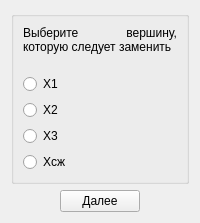
             <widget class="QWidget" name="compression">
              <layout class="QGridLayout" name="gridLayout_10" rowstretch="1,0">
               <item row="0" column="0">
                <widget class="QGroupBox" name="groupBox_5">
                 <property name="title">
                  <string/>
                 </property>
                 <layout class="QGridLayout" name="gridLayout_8">
                  <item row="1" column="0">
                   <widget class="QRadioButton" name="t1_com_rb">
                    <property name="text">
                     <string>X1</string>
                    </property>
                   </widget>
                  </item>
                  <item row="2" column="0">
                   <widget class="QRadioButton" name="t2_com_rb">
                    <property name="text">
                     <string>X2</string>
                    </property>
                   </widget>
                  </item>
                  <item row="3" column="0">
                   <widget class="QRadioButton" name="t3_com_rb">
                    <property name="text">
                     <string>X3</string>
                    </property>
                   </widget>
                  </item>
                  <item row="0" column="0">
                   <widget class="QLabel" name="label_9">
                    <property name="sizePolicy">
                     <sizepolicy hsizetype="Preferred" vsizetype="MinimumExpanding">
                      <horstretch>0</horstretch>
                      <verstretch>0</verstretch>
                     </sizepolicy>
                    </property>
                    <property name="text">
                     <string>Выберите  вершину, которую следует заменить</string>
                    </property>
                    <property name="alignment">
                     <set>Qt::AlignJustify|Qt::AlignTop</set>
                    </property>
                    <property name="wordWrap">
                     <bool>true</bool>
                    </property>
                   </widget>
                  </item>
                  <item row="4" column="0">
                   <widget class="QRadioButton" name="tsj_com_rb">
                    <property name="text">
                     <string>Xсж</string>
                    </property>
                   </widget>
                  </item>
                 </layout>
                </widget>
               </item>
               <item row="1" column="0">
                <layout class="QHBoxLayout" name="horizontalLayout_6">
                 <item>
                  <spacer name="horizontalSpacer_5">
                   <property name="orientation">
                    <enum>Qt::Horizontal</enum>
                   </property>
                   <property name="sizeHint" stdset="0">
                    <size>
                     <width>40</width>
                     <height>20</height>
                    </size>
                   </property>
                  </spacer>
                 </item>
                 <item>
                  <widget class="QPushButton" name="next3_bt">
                   <property name="text">
                    <string>Далее</string>
                   </property>
                  </widget>
                 </item>
                 <item>
                  <spacer name="horizontalSpacer_6">
                   <property name="orientation">
                    <enum>Qt::Horizontal</enum>
                   </property>
                   <property name="sizeHint" stdset="0">
                    <size>
                     <width>40</width>
                     <height>20</height>
                    </size>
                   </property>
                  </spacer>
                 </item>
                </layout>
               </item>
              </layout>
             </widget>
